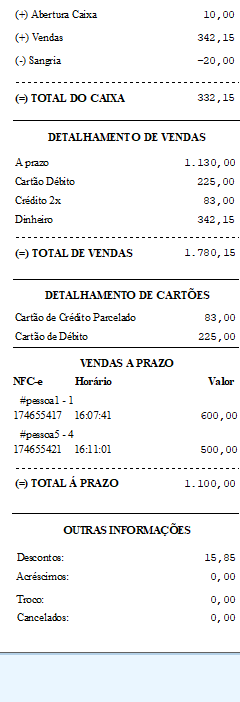

The script that saved this image:
import cv2
import numpy as np
from pyautogui import screenshot, size
from dados import banco
from lib import calcular_xy

def merge_overlapping_rectangles(rectangles, padding):
    merged_rectangles = []
    for rect in rectangles:
        merged = False
        for i, existing_rect in enumerate(merged_rectangles):
            if intersect(rect, existing_rect, padding):
                merged_rectangles[i] = merge(rect, existing_rect)
                merged = True
                break
        if not merged:
            merged_rectangles.append(rect)
    return merged_rectangles

def intersect(rect1, rect2, padding):
    rect1_expanded = expand_rectangle(rect1, padding)
    rect2_expanded = expand_rectangle(rect2, padding)

    return not any(rect1_expanded[i] + rect1_expanded[i + 2] < rect2_expanded[i] or
                   rect2_expanded[i] + rect2_expanded[i + 2] < rect1_expanded[i] for i in range(2))

def expand_rectangle(rect, padding):
    x, y, w, h = rect
    return x - padding, y - padding, w + 2 * padding, h + 2 * padding

def merge(rect1, rect2):
    x = min(rect1[0], rect2[0])
    y = min(rect1[1], rect2[1])
    w = max(rect1[0] + rect1[2], rect2[0] + rect2[2]) - x
    h = max(rect1[1] + rect1[3], rect2[1] + rect2[3]) - y
    return x, y, w, h

def show_errors(previa, captura, modulo, coordenadas_a_ignorar=(0, 0, 0, 0)):
    h, w, _ = previa.shape

    nova_largura = w * 2 + 10
    nova_imagem = np.zeros((h + 30, nova_largura, 3), dtype=np.uint8)

    fonte = cv2.FONT_HERSHEY_SIMPLEX
    cv2.putText(nova_imagem, 'Esperado', (10, h + 25), fonte, 0.5, (255, 255, 255), 1, cv2.LINE_AA)
    cv2.putText(nova_imagem, 'Capturado', (w + 20, h + 25), fonte, 0.5, (255, 255, 255), 1, cv2.LINE_AA)
    
    mascara_ignorar = np.zeros((h, w), dtype=np.uint8)
    mascara_ignorar[coordenadas_a_ignorar[1]:coordenadas_a_ignorar[3], coordenadas_a_ignorar[0]:coordenadas_a_ignorar[2]] = 255

    nova_previa = cv2.bitwise_and(previa, previa, mask=~mascara_ignorar)
    nova_captura = cv2.bitwise_and(captura, captura, mask=~mascara_ignorar)
    diff_media = np.mean(np.abs(nova_captura - nova_previa))
    tolerancia_erro = 0 #

    print(f'{modulo} - {round(diff_media, 4)} de erro | max = {tolerancia_erro}\n')
    if(modulo == 'assinatura'):
        if diff_media < tolerancia_erro: # Menor que a tolerancia
            return True
    
    if diff_media > tolerancia_erro and modulo.lower() != 'campos':  # Se for DIFERENTE e o modulo das imgs nao ser campos 
        highlight_differences(previa, captura, nova_captura)
        nova_imagem[:h, :w, :] = nova_previa
        nova_imagem[:h, w + 10:w * 2 + 10, :] = nova_captura
        
        cv2.namedWindow('Imagens diferentes!', cv2.WINDOW_NORMAL)
        cv2.resizeWindow('Imagens diferentes!', nova_imagem.shape[1], nova_imagem.shape[0])

        cv2.setWindowProperty('Imagens diferentes!', cv2.WND_PROP_TOPMOST, 1)
        
        cv2.imshow('Imagens diferentes!', nova_imagem)
        cv2.waitKey(0)
        cv2.destroyAllWindows()
    
    if diff_media > tolerancia_erro:
        return False # Diferente
    return True # Iguais

def highlight_differences(previa, capturada, resultado):
    if previa is None or capturada is None or previa.shape != capturada.shape:
        print("Erro ao carregar ou comparar as imagens.")
        return
   
    transparency = 1
    padding = 3

    diff = cv2.absdiff(previa, capturada)
    gray_diff = cv2.cvtColor(diff, cv2.COLOR_BGR2GRAY)
    _, thresh = cv2.threshold(gray_diff, 30, 255, cv2.THRESH_BINARY)

    contours, _ = cv2.findContours(thresh, cv2.RETR_EXTERNAL, cv2.CHAIN_APPROX_SIMPLE)
    rectangles = [cv2.boundingRect(contour) for contour in contours]
    merged_rectangles = merge_overlapping_rectangles(rectangles, padding)

    for rect in merged_rectangles:
        x, y, w, h = [max(0, val) for val in rect]
        w = min(capturada.shape[1] - x, w)
        h = min(capturada.shape[0] - y, h)

        # Adiciona um buffer ao redor do retângulo
        x -= padding
        y -= padding
        w += 2 * padding
        h += 2 * padding


        resultado[y:y+h, x:x+w, 2] = resultado[y:y+h, x:x+w, 2] * (1 - transparency) + 255 * transparency

def calculate_xy(coordenada):
        screen_width, screen_height = size()
        x, y = map(int, coordenada.split("x"))
        x = (screen_width / 2) + (x - 960)
        y = (screen_height / 2) + (y - 540)
        return x, y
        
def captura_imagem(inicio, fim, modulo, imagem, coordenadas_a_ignorar):
     
    top, left = calcular_xy(inicio)
    bottom, right = calcular_xy(fim)

    width = right - left
    height = bottom - top
    
    captura = screenshot(region=(top, left, height, width))
    
    # Verifica se a captura foi bem-sucedida
    if captura is None:
        print("Erro ao capturar a imagem.")
        return False
    
    captura.save('captura.png')
    cap = cv2.imread('./captura.png')
    
    imagem_previa = cv2.imread(f"./Imagens/{banco['nome_maquina']}/{modulo}/{imagem}.png")

    return show_errors(imagem_previa, cap, modulo, coordenadas_a_ignorar)
